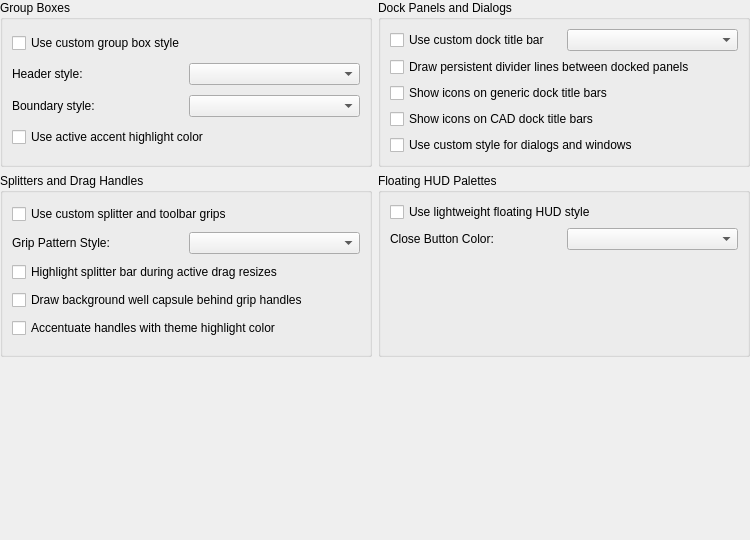
<?xml version="1.0" encoding="UTF-8"?>
<ui version="4.0">
 <class>LC_SettingsPageSkinContainers</class>
 <widget class="QWidget" name="LC_SettingsPageSkinContainers">
  <property name="geometry">
   <rect>
    <x>0</x>
    <y>0</y>
    <width>750</width>
    <height>540</height>
   </rect>
  </property>
  <layout class="QGridLayout" name="gridLayout_main">
   <property name="leftMargin">
    <number>0</number>
   </property>
   <property name="topMargin">
    <number>0</number>
   </property>
   <property name="rightMargin">
    <number>0</number>
   </property>
   <property name="bottomMargin">
    <number>0</number>
   </property>
   <item row="3" column="0">
    <spacer name="verticalSpacer">
     <property name="orientation">
      <enum>Qt::Orientation::Vertical</enum>
     </property>
     <property name="sizeHint" stdset="0">
      <size>
       <width>20</width>
       <height>0</height>
      </size>
     </property>
    </spacer>
   </item>
   <item row="0" column="1">
    <widget class="QGroupBox" name="gbDockTitle">
     <property name="title">
      <string>Dock Panels and Dialogs</string>
     </property>
     <layout class="QGridLayout" name="gridLayout_dock">
      <item row="0" column="0">
       <widget class="QCheckBox" name="chkCustomDockTitle">
        <property name="toolTip">
         <string>Draw expressive horizontal titlebars for dock widgets.</string>
        </property>
        <property name="text">
         <string>Use custom dock title bar</string>
        </property>
       </widget>
      </item>
      <item row="0" column="1">
       <widget class="QComboBox" name="cbDockTitleStyle">
        <property name="toolTip">
         <string>Select visual style to render custom dock titlebar.</string>
        </property>
        <property name="sizeAdjustPolicy">
         <enum>QComboBox::SizeAdjustPolicy::AdjustToContents</enum>
        </property>
       </widget>
      </item>
      <item row="1" column="0" colspan="2">
       <widget class="QCheckBox" name="chkPersistentDockSplitter">
        <property name="toolTip">
         <string>If unchecked, divider lines between docked panels will be invisible when idle, lighting up only when hovered or dragged.</string>
        </property>
        <property name="text">
         <string>Draw persistent divider lines between docked panels</string>
        </property>
       </widget>
      </item>
      <item row="2" column="0" colspan="2">
       <widget class="QCheckBox" name="chkShowGenericDockIcons">
        <property name="toolTip">
         <string>Display descriptive icons on title bars of generic dock panels.</string>
        </property>
        <property name="text">
         <string>Show icons on generic dock title bars</string>
        </property>
       </widget>
      </item>
      <item row="3" column="0" colspan="2">
       <widget class="QCheckBox" name="chkShowSpecialDockIcons">
        <property name="toolTip">
         <string>Display action icons on title bars of special CAD tool panels.</string>
        </property>
        <property name="text">
         <string>Show icons on CAD dock title bars</string>
        </property>
       </widget>
      </item>
      <item row="4" column="0" colspan="2">
       <widget class="QCheckBox" name="chkCustomDialogTitleBar">
        <property name="toolTip">
         <string>Render dialogs and windows with lightweight custom titlebars and active highlights.</string>
        </property>
        <property name="text">
         <string>Use custom style for dialogs and windows</string>
        </property>
       </widget>
      </item>
     </layout>
    </widget>
   </item>
   <item row="0" column="0">
    <widget class="QGroupBox" name="gbGroupBox">
     <property name="title">
      <string>Group Boxes</string>
     </property>
     <layout class="QGridLayout" name="gridLayout_groupbox">
      <item row="0" column="0" colspan="2">
       <widget class="QCheckBox" name="chkCustomGroupBox">
        <property name="toolTip">
         <string>Enable custom styled borders and headers for layout group boxes.</string>
        </property>
        <property name="text">
         <string>Use custom group box style</string>
        </property>
       </widget>
      </item>
      <item row="1" column="0">
       <widget class="QLabel" name="lblHeaderStyle">
        <property name="toolTip">
         <string>Select decoration of heading title text.</string>
        </property>
        <property name="text">
         <string>Header style:</string>
        </property>
       </widget>
      </item>
      <item row="1" column="1">
       <widget class="QComboBox" name="cbGroupBoxHeaderStyle">
        <property name="toolTip">
         <string>Select decoration of heading title text.</string>
        </property>
        <property name="sizeAdjustPolicy">
         <enum>QComboBox::SizeAdjustPolicy::AdjustToContents</enum>
        </property>
       </widget>
      </item>
      <item row="2" column="0">
       <widget class="QLabel" name="lblBoundaryStyle">
        <property name="toolTip">
         <string>Select frame line borders surrounding the layout group.</string>
        </property>
        <property name="text">
         <string>Boundary style:</string>
        </property>
       </widget>
      </item>
      <item row="2" column="1">
       <widget class="QComboBox" name="cbGroupBoxBoundaryStyle">
        <property name="toolTip">
         <string>Select frame line borders surrounding the layout group.</string>
        </property>
        <property name="sizeAdjustPolicy">
         <enum>QComboBox::SizeAdjustPolicy::AdjustToContents</enum>
        </property>
       </widget>
      </item>
      <item row="3" column="0" colspan="2">
       <widget class="QCheckBox" name="chkGroupBoxUseAccent">
        <property name="toolTip">
         <string>Highlight borders and banner fills in active theme highlight accent color.</string>
        </property>
        <property name="text">
         <string>Use active accent highlight color</string>
        </property>
       </widget>
      </item>
     </layout>
    </widget>
   </item>
   <item row="1" column="1">
    <widget class="QGroupBox" name="gbFloatingHUD">
     <property name="title">
      <string>Floating HUD Palettes</string>
     </property>
     <layout class="QGridLayout" name="gridLayout_hud">
      <item row="0" column="0" colspan="2">
       <widget class="QCheckBox" name="chkUseFloatingHUD">
        <property name="toolTip">
         <string>Render floating dock widgets and detachable menus as lightweight frosted HUD overlay panels.</string>
        </property>
        <property name="text">
         <string>Use lightweight floating HUD style</string>
        </property>
       </widget>
      </item>
      <item row="1" column="1">
       <widget class="QComboBox" name="cbCloseColorPolicy">
        <property name="toolTip">
         <string>Select close button hover/idle color policy.</string>
        </property>
        <property name="sizeAdjustPolicy">
         <enum>QComboBox::SizeAdjustPolicy::AdjustToContents</enum>
        </property>
       </widget>
      </item>
      <item row="1" column="0">
       <widget class="QLabel" name="lblCloseColor">
        <property name="toolTip">
         <string>Select visual color policy applied to floating HUD close button.</string>
        </property>
        <property name="text">
         <string>Close Button Color:</string>
        </property>
       </widget>
      </item>
      <item row="2" column="1">
       <spacer name="verticalSpacer_2">
        <property name="orientation">
         <enum>Qt::Orientation::Vertical</enum>
        </property>
        <property name="sizeHint" stdset="0">
         <size>
          <width>20</width>
          <height>40</height>
         </size>
        </property>
       </spacer>
      </item>
     </layout>
    </widget>
   </item>
   <item row="1" column="0">
    <widget class="QGroupBox" name="gbSplitterGrips">
     <property name="title">
      <string>Splitters and Drag Handles</string>
     </property>
     <layout class="QGridLayout" name="gridLayout_splitters">
      <item row="1" column="1">
       <widget class="QComboBox" name="cbSplitterGripStyle">
        <property name="toolTip">
         <string>Select visual vector design for center grab handle.</string>
        </property>
        <property name="sizeAdjustPolicy">
         <enum>QComboBox::SizeAdjustPolicy::AdjustToContents</enum>
        </property>
       </widget>
      </item>
      <item row="3" column="0" colspan="2">
       <widget class="QCheckBox" name="chkShowGripBackgroundWell">
        <property name="toolTip">
         <string>Render subtle background well capsule behind grip handles.</string>
        </property>
        <property name="text">
         <string>Draw background well capsule behind grip handles</string>
        </property>
       </widget>
      </item>
      <item row="0" column="0" colspan="2">
       <widget class="QCheckBox" name="chkCustomSplitterGrip">
        <property name="toolTip">
         <string>Enable modern hover-responsive visual handle shapes and drag highlights for splitters.</string>
        </property>
        <property name="text">
         <string>Use custom splitter and toolbar grips</string>
        </property>
       </widget>
      </item>
      <item row="2" column="0" colspan="2">
       <widget class="QCheckBox" name="chkHighlightSplitterOnDrag">
        <property name="toolTip">
         <string>Paint entire splitter bar in accent colors while dragging.</string>
        </property>
        <property name="text">
         <string>Highlight splitter bar during active drag resizes</string>
        </property>
       </widget>
      </item>
      <item row="1" column="0">
       <widget class="QLabel" name="lblSplitterGripStyle">
        <property name="toolTip">
         <string>Select visual vector design to represent center grab handle.</string>
        </property>
        <property name="text">
         <string>Grip Pattern Style:</string>
        </property>
       </widget>
      </item>
      <item row="4" column="0" colspan="2">
       <widget class="QCheckBox" name="chkAccentGrips">
        <property name="toolTip">
         <string>Highlight handles with theme highlight color even when idle.</string>
        </property>
        <property name="text">
         <string>Accentuate handles with theme highlight color</string>
        </property>
       </widget>
      </item>
     </layout>
    </widget>
   </item>
  </layout>
 </widget>
 <resources/>
 <connections/>
</ui>
